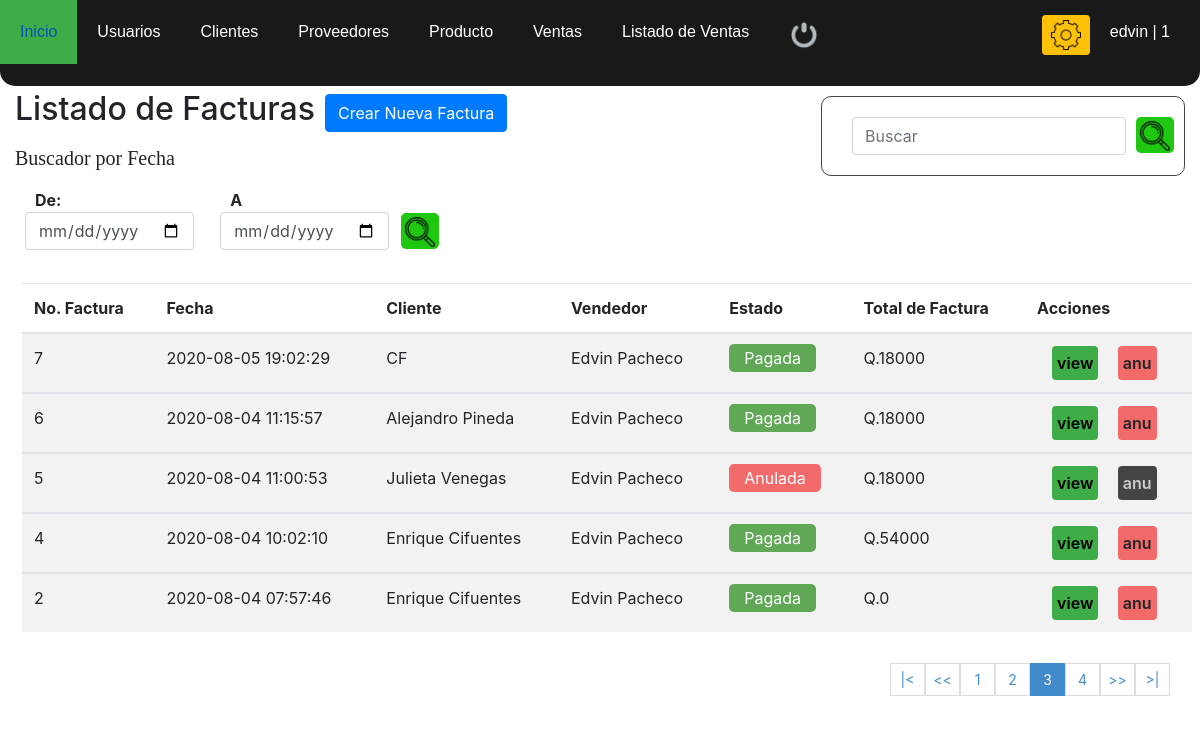
/ventas.php?pagina=3 (signed in), run on the app's committed database.
### tables this page shows
CREATE TABLE `button` (
  `id` int(11) NOT NULL,
  `estatus` varchar(20) NOT NULL
);

CREATE TABLE `factura` (
  `nofactura` bigint(11) NOT NULL,
  `fecha` datetime NOT NULL DEFAULT current_timestamp(),
  `usuario` int(11) NOT NULL,
  `idcliente` int(11) NOT NULL,
  `totalfactura` int(11) NOT NULL,
  `estatus` int(11) NOT NULL DEFAULT 1
);

CREATE TABLE `cliente` (
  `idcliente` int(11) NOT NULL,
  `nit` int(11) NOT NULL,
  `nombre` varchar(80) NOT NULL,
  `telefono` int(11) NOT NULL,
  `direccion` varchar(80) NOT NULL,
  `dateadd` timestamp NOT NULL DEFAULT current_timestamp(),
  `idusuario` int(11) NOT NULL,
  `estado` int(11) NOT NULL DEFAULT 1
);

CREATE TABLE `usuario` (
  `id_usuario` int(11) NOT NULL,
  `nombre` varchar(60) NOT NULL,
  `correo` varchar(60) NOT NULL,
  `telefono` int(45) NOT NULL,
  `direccion` varchar(45) NOT NULL,
  `user` varchar(45) NOT NULL,
  `pass` varchar(45) NOT NULL,
  `rol` int(11) NOT NULL,
  `dateadd` datetime NOT NULL DEFAULT current_timestamp(),
  `estatus` int(11) NOT NULL DEFAULT 1
);

### ventas.php (the view, shortened to what this page needs)
<!DOCTYPE html>
<html lang="en">
<head>
    <link rel="stylesheet" href="css/estilo.css">
    <link rel="stylesheet" href="css/bootstrap.css">
</head>
<?php
include 'config/conexion.php';
 ?>
<body>
    <?php
    include 'nav.php';
    ?>
    <section id="tbl">
    <div class="action_tit">
            <h2>Listado de Facturas</h2>
            <br />
            <button type="button" class="btn btn-primary" style="margin-left: 10px;">
                <a href="nueva_venta.php" style="color: white;">Crear Nueva Factura</a>
            </button>
        </div>
        <div class="sear fom-group">
                <form action="buscar_ventas.php" method="get" class="form_search">
                    <input class="form-control inp" type="text" name="busqueda" id="busqueda" placeholder="Buscar">
                    <button type="submit" value="Buscar" class="btn_busc"><img width="30px" src="img/loupe.png" alt=""></button>
                </form>
            </div>
        <h5 class="h5">Buscador por Fecha</h5>
        <form class="form_group cl" action="buscar_ventas.php" method="get">
            <div class="row">
                <div class="busc col-sm-4 fom-group">
                    <label class="control-label" for=""><strong>De: </strong></label>
                    <input class="form-control" type="date" name="fecha_de" id="fecha_de" required>
                </div>
                <div class="busc col-sm-4 form-group">
                    <label class="control-label" for=""><strong>A</strong></label>
                    <input class="form-control" type="date" name="fecha_a" id="fecha_a" required>
                </div>
                <button class="btn_btn" type="submit"><img width="30px" src="img/loupe.png" alt=""></button>
            </div>
        </form>
            <div class="">
                <table class="table table-striped table-hover">
                    <thead role='row'>
                    <tr >
                        <th>No. Factura</th>
                        <th>Fecha</th>
                        <th >Cliente</th>
                        <th>Vendedor</th>
                        <th>Estado</th>
                        <th>Total de Factura</th>
                        <th>Acciones</th>
                    </tr>
                    </thead>
                        <?php
                            $sql_registe =  mysqli_query($conection,"SELECT COUNT(*) as total_registro FROM factura WHERE estatus !=10");
                            $result_register = mysqli_fetch_array($sql_registe);
                            $total_registro = $result_register['total_registro'];
                            $por_pagina = 5;
                        if(empty($_GET['pagina']))
                        {
                            $pagina = 1;
                        }else{
                            $pagina = $_GET['pagina'];
                        }
                        $desde = ($pagina-1) * $por_pagina;
                        $total_paginas = ceil($total_registro / $por_pagina);
                            $sql = mysqli_query($conection,"SELECT f.nofactura, f.fecha, f.totalfactura, f.idcliente, f.estatus,
                                                                                                u.nombre as vendedor,
                                                                                                cl.nombre as cliente
                                                                                                FROM factura f
                                                                                                INNER JOIN usuario u
                                                                                                ON f.usuario = u.id_usuario
                                                                                                INNER JOIN cliente cl
                                                                                                ON f.idcliente = cl.idcliente
                                                                                                WHERE f.estatus != 10
                                                                                                ORDER BY f.fecha DESC LIMIT $desde, $por_pagina");
                                $result = mysqli_num_rows($sql);
                                if($result > 0){
                                while($row = mysqli_fetch_array($sql)){
                                    if($row["estatus"] == 1){
                                        $estatus = '<span class="pagada">Pagada<span>';
                                    }else{
                                        $estatus = '<span class="anulada">Anulada<span>';
                                    }
                        ?>
                        <tbody role='row'>
                        <tr id="row_<?php echo $row["nofactura"]; ?>">
                            <td data-th='No.Factura'><?php echo $row["nofactura"]; ?></td>
                            <td data-th='Fecha'><?php echo $row["fecha"]; ?></td>
                            <td data-th='Cliente'><?php echo $row["cliente"]; ?></td>
                            <td data-th='Vendedor'><?php echo $row["vendedor"]; ?></td>
                            <td data-th='Estatus'><?php echo $estatus?></td>
                            <td data-th='Total'><span>Q.<span><?php echo $row["totalfactura"]; ?></span></span></td>
                            <td data-th='Acciones'>
                                <a class="btn_view" type="button" cl="<?php echo $row["idcliente"]; ?>" f="<?php echo $row["nofactura"]; ?>" href="#">view</a>
                                <?php if($_SESSION['rol'] == 1){
                                    if($row["estatus"] == 1){
                                ?>
                                <a class="btn_anular anular_factura" type="button" cl="<?php echo $row["idcliente"]; ?>" data-toggle='modal' data-target='#formanulfac' onclick="anular_fac(<?php echo $row['nofactura']; ?> )">anu</a>
                                    <?php
                                    }else{
                                    ?>
                                <a class="btn_anular inactive" type="button" cl="<?php echo $row["idcliente"]; ?>" f="<?php echo $row["nofactura"]; ?>" href="#">anu</a>
                                <?php }
                                      }
                                ?>
                            </td>
                        </tr>
                        </tbody>
                        <?php
                        }
                        }
                        ?>
                </table>
                <div class="paginador">
                    <ul>
                    <?php
                        if($pagina != 1)
                        {
                    ?>
                        <li><a href="?pagina=<?php echo 1; ?>">|<</a></li>
                        <li><a href="?pagina=<?php echo $pagina-1; ?>"><<</a></li>
                    <?php
                        }
                        for ($i=1; $i <= $total_paginas; $i++) {
                            if($i == $pagina)
                            {
                                echo '<li class="pageSelected">'.$i.'</li>';
                            }else{
                                echo '<li><a href="?pagina='.$i.'">'.$i.'</a></li>';
                            }
                        }
                        if($pagina != $total_paginas)
                        {
                    ?>
                        <li><a href="?pagina=<?php echo $pagina + 1; ?>">>></a></li>
                        <li><a href="?pagina=<?php echo $total_paginas; ?> ">>|</a></li>
                    <?php } ?>
                    </ul>
                </div>
            </div>
    </section>
</body>
</html>

### nav.php (shortened to what this page needs)
<header>
        <nav>
		<ul>
                <li><a href="principal.php"><span class="icon-house"></span>Inicio</a></li>
                <?php if ($_SESSION['rol'] == 1 ){  ?>
                <li><a href="lista_usuarios.php"><span class="icon-user"></span>Usuarios</a></li>
                <?php } ?>
                <li><a href="listar_clientes.php"><span class="icon-mail"></span>Clientes</a></li>
                <li><a href="listar_proveedores.php"><span class="icon-mail"></span>Proveedores</a></li>
                <li><a href="listar_producto.php"><span class="icon-mail"></span>Producto</a></li>
                <li><a href="nueva_venta.php"><span class="icon-mail"></span>Ventas</a></li>
                <li><a href="ventas.php"><span class="icon-mail"></span>Listado de Ventas</a></li>
                <li><a href="salir.php" title="Salir"><span class="icon-close"></span><img width="30px" src="img/salir.png" alt=""></a></li>
                <div class="user">
                    <?php
                    $query = mysqli_query($conection, "SELECT * FROM button");
                    $resulta = mysqli_num_rows($query);
                    if($resulta > 0){
                    while($fila = mysqli_fetch_array($query)){
                        if($fila["estatus"] != "inactivo"){
                    ?>
                    <li style="border: none; color: #fff; padding-top: 15px">
                        <a class='btn btn-warning btn-sm btn_updapass' title="Cambiar Nombre de Usuario Y Contraseña" data-toggle='modal' data-target='#formeditpass' onclick="update_pass(<?php echo $_SESSION['iduser']; ?> )">
                            <img style="width: 30px;" src="img/settings.png" alt="">
                        </a>
                    </li>
                    <?php
                    }
                    }
                    }
                ?>
                    <li  style="border: none; color: #fff"><a title="Usuario Logueado"><?php echo $_SESSION['user'] . ' | ' . $_SESSION['rol']; ?></a></li>
                </div>
            </ul>
        </nav>
    </header>

### css/estilo.css (style rules this page uses)
* { margin: 0%; padding: 0%; box-sizing: border-box; }
#tbl { padding-top: 90px; }
section { padding: 90px 15px 15px; }
.paginador ul { padding: 15px; list-style: none; background: #FFF; margin-top: 15px; display: -webkit-flex; display: -moz-flex; display: -ms-flex; display: -o-flex; display: flex; justify-content: flex-end; }
.paginador a, .pageSelected { color: #428bca; border: 1px solid #ddd; padding: 5px; display: inline-block; font-size: 14px; text-align: center; width: 35px; }
.pageSelected { color: #FFF; background: #428bca; border: 1px solid #428bca; }
nav { float: left; background: rgba(0, 0, 0, 0.9); width: 100%; position: fixed; z-index: 100; border-bottom-left-radius:15px; border-bottom-right-radius:15px; }
nav ul { list-style: none; overflow: hidden; }
nav ul li { float: left; font-family: Arial, sans-serif; font-size: 16px; }
nav ul li a { display: block; padding: 20px; color: #fff; text-decoration: none !important; }
.user { float: right; margin: 0px 10px 0px 10px; }
table { margin: 7px; }
tbody { overflow: hidden; }
.action_tit { display: -webkit-flex; display: -moz-flex; display: -ms-flex; display: -o-flex; display: flex; align-items: center; }
.btn_anular, .btn_save { background-color: #f36a6a; margin-left: 15px; border-radius: 4px; padding: 5px; color: black; text-decoration: none !important; font-weight: 600; }
.btn_view, .btn_new_cliente, #btn_facturar_venta { background-color: #3ead47; margin-left: 15px; border-radius: 4px; padding: 5px; color: black; text-decoration: none !important; font-weight: 600; }
input { border-radius: 5px; }
.form_group { padding: 10px; display: flex; justify-content: flex-start; align-items: center; border-radius: 10px; margin: auto; }
.form_group label { margin: 0 10px; }
.form_group input { width: auto; }
.btn_btn { background-color: rgb(32, 199, 17); border: 0; border-radius: 5px; cursor: pointer; padding: 4px 4px !important; height: 36px; margin-top: 25px; color: cornsilk; }
.btn_busc { background-color: rgb(32, 199, 17); border: 0; border-radius: 5px; cursor: pointer; padding: 4px 4px !important; height: 36px; margin-top: 10px; color: cornsilk; }
.busc { margin-right: 30px; }
.h5 { padding-top: 10px; font-family: 'lobster', cursive; }
.pagada, .anulada { color: #FFF; background: #60a756; text-align: center; border-radius: 5px; padding: 4px 15px; }
.anulada { background: #f36a6a; }
.inactive { background-color: #444444; color: #CCC; cursor: default; }
.form_search { display: flex; float: right; background: initial; padding: 10px; border-radius: 10px; }
.sear { float: right; border: 1px #444444 solid; border-radius: 10px; position: relative; margin-top: -40px; }
.inp { margin: 10px 10px 10px 20px; }

### data on the page
factura: nofactura "7", fecha "2020-08-05 19:02:29", idcliente.nombre "CF", usuario.nombre "Edvin Pacheco", estatus "Pagada", totalfactura "18000"
factura: nofactura "6", fecha "2020-08-04 11:15:57", idcliente.nombre "Alejandro Pineda", usuario.nombre "Edvin Pacheco", estatus "Pagada", totalfactura "18000"
factura: nofactura "5", fecha "2020-08-04 11:00:53", idcliente.nombre "Julieta Venegas", usuario.nombre "Edvin Pacheco", estatus "Anulada", totalfactura "18000"
factura: nofactura "4", fecha "2020-08-04 10:02:10", idcliente.nombre "Enrique Cifuentes", usuario.nombre "Edvin Pacheco", estatus "Pagada", totalfactura "54000"
factura: nofactura "2", fecha "2020-08-04 07:57:46", idcliente.nombre "Enrique Cifuentes", usuario.nombre "Edvin Pacheco", estatus "Pagada", totalfactura "0"

### other printed values
$_SESSION['user'] "edvin"
$_SESSION['rol'] "1"
